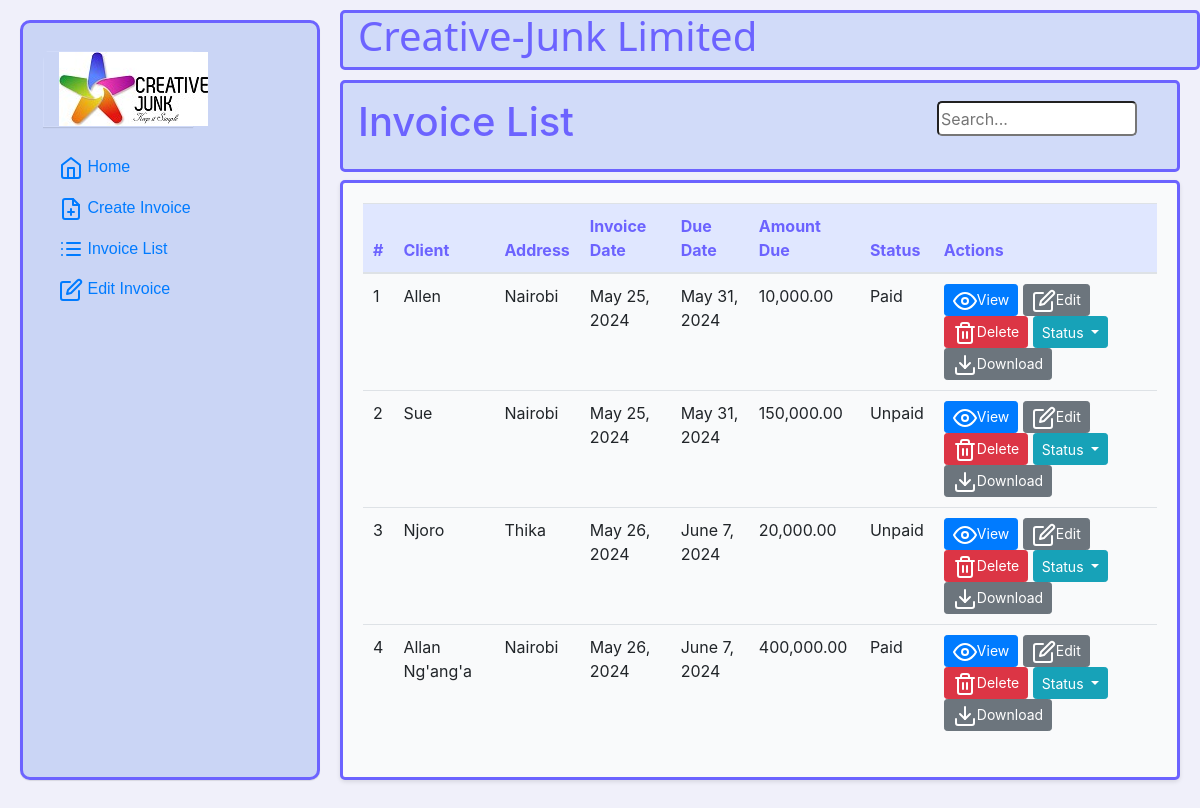
The app's page /invoices/, older data.
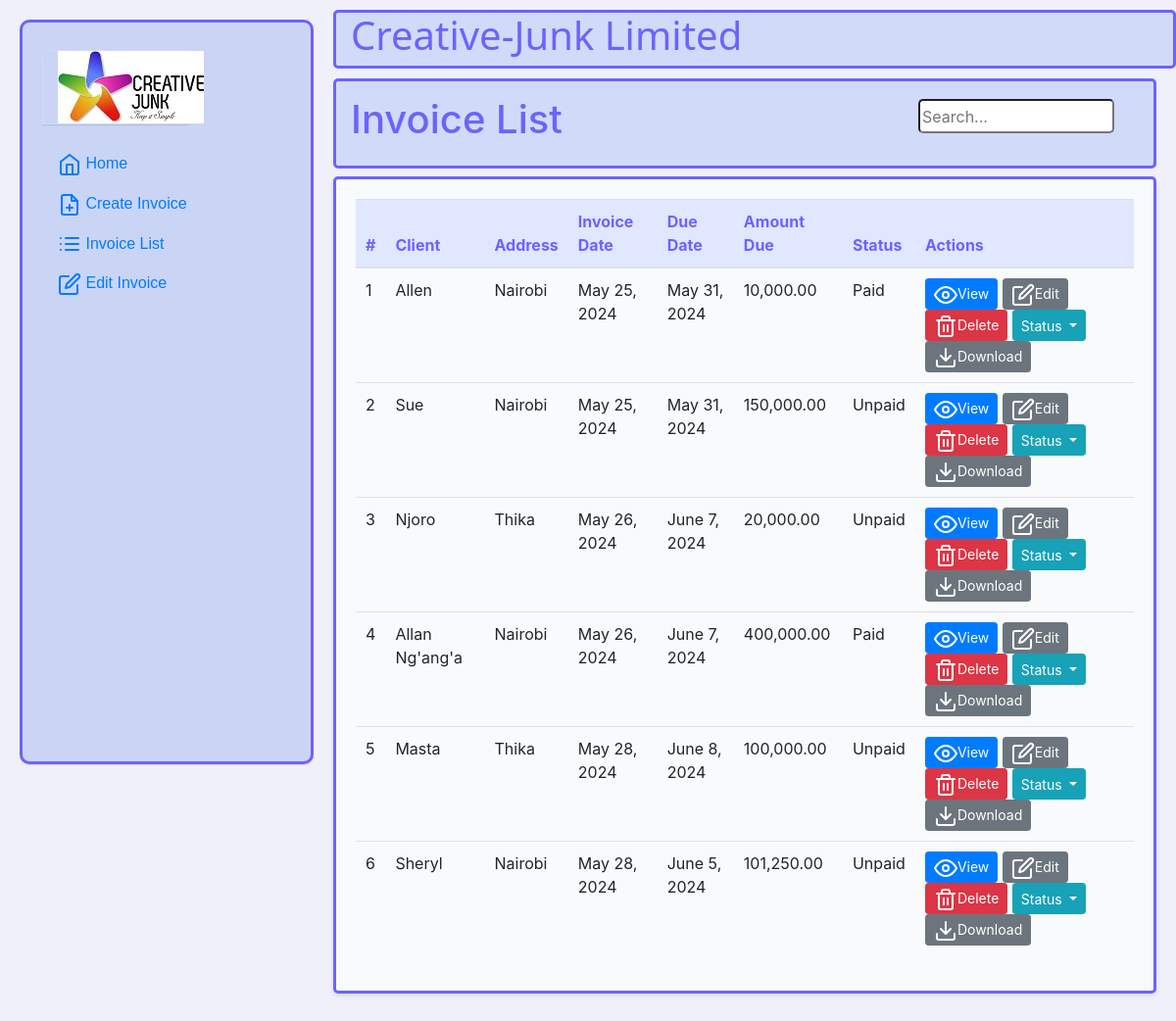
The same page, newer data.
### invoicing_app/models.py (models this page shows, shortened)
class Invoice(models.Model):
    company_name = models.CharField(max_length=100)
    client_name = models.CharField(max_length=200)
    billing_address = models.CharField(max_length=200)
    item_description = models.TextField()
    item_quantity = models.IntegerField()
    item_price = models.DecimalField(max_digits=10, decimal_places=2)
    created_at = models.DateTimeField(auto_now_add=True)
    due_date = models.DateTimeField()
    paid = models.BooleanField(default=False)
    @property
    def total_cost(self):
        return self.item_quantity * self.item_price

### invoicing_app/views.py (the view)
# urls.py: path('invoices/', invoice_list, name='invoice_list'),
def invoice_list(request):
    invoice = Invoice.objects.all()
    return render(request, 'invoice/invoice_list.html', {'invoice': invoice})

### login/templates/invoice/invoice_list.html (shortened to what this page needs)
{% extends 'invoice/index.html' %}
{% load humanize %}
{% block content %}
<div class="header">
    <div class="page_title">
        <h1>Invoice List</h1>
    </div>
    <div class="search-bar">
        <input type="text" placeholder="Search...">
    </div>
</div>
<div class="card">
    <table class="table">
        <thead>
            <tr>
                <th>#</th>
                <th>Client</th>
                <th>Address</th>
                <th>Invoice Date</th>
                <th>Due Date</th>
                <th>Amount Due</th>
                <th>Status</th>
                <th>Actions</th>
            </tr>
        </thead>
        <tbody>
            {% for invoice in invoice %}
            <tr>
                <td>{{ invoice.id }}</td>
                <td>{{ invoice.client_name }}</td>
                <td>{{ invoice.billing_address }}</td>
                <td>{{ invoice.created_at|date:"DATE_FORMAT" }}</td>
                <td>{{ invoice.due_date|date:"DATE_FORMAT" }}</td>
                <td>{{ invoice.total_cost | floatformat:2|intcomma }}</td>
                <td>{{ invoice.paid|yesno:"Paid,Unpaid" }}</td>
                <td>
                    <a href="{% url 'invoicing_app:invoice_detail' invoice.id %}" class="btn btn-primary btn-sm"><span
                            data-feather="eye"></span>View</a>
                    <a href="{% url 'invoicing_app:edit_invoice' invoice.id %}" class="btn btn-secondary btn-sm"><span
                            data-feather="edit"></span>Edit</a>
                    <form action="{% url 'invoicing_app:delete_invoice' invoice.id %}" method="post"
                        style="display:inline;">
                        <button type="submit" class="btn btn-danger btn-sm"
                            onclick="return confirm('Are you sure you want to delete this invoice?');"><span
                                data-feather="trash-2"></span>Delete</button>
                    </form>
                    <div class="btn-group">
                        <button type="button" class="btn btn-info btn-sm dropdown-toggle" data-toggle="dropdown"
                            aria-haspopup="true" aria-expanded="false">
                            Status
                        </button>
                    </div>
                    <a href="{% url 'invoicing_app:generate_invoice_pdf' invoice.id %}" class="btn btn-secondary btn-sm"><span
                        data-feather="download"></span>Download</a>
</div>
</td>
</tr>
{% endfor %}
{% endblock %}

Row changes from the older to the newer data that the page shows:
added Invoice: id "5", client_name "Masta", billing_address "Thika", created_at "May 28, 2024", due_date "June 8, 2024", total_cost "100,000.00", paid "Unpaid"
added Invoice: id "6", client_name "Sheryl", billing_address "Nairobi", created_at "May 28, 2024", due_date "June 5, 2024", total_cost "101,250.00", paid "Unpaid"
